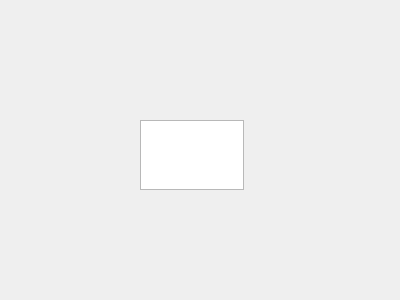
<?xml version="1.0" encoding="UTF-8"?>
<ui version="4.0">
 <class>Form</class>
 <widget class="QWidget" name="Form">
  <property name="geometry">
   <rect>
    <x>0</x>
    <y>0</y>
    <width>400</width>
    <height>300</height>
   </rect>
  </property>
  <property name="windowTitle">
   <string>Form</string>
  </property>
  <widget class="QTextEdit" name="textEdit">
   <property name="geometry">
    <rect>
     <x>140</x>
     <y>120</y>
     <width>104</width>
     <height>70</height>
    </rect>
   </property>
  </widget>
 </widget>
 <resources/>
 <connections/>
</ui>
